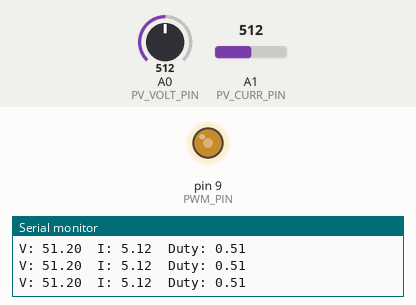
Recording of a sketch running on a simulated Arduino Uno, built with avr-gcc and run on an emulated ATmega328P. On the bench: output pins drawn as LEDs (lit = HIGH), the last lines printed to the serial monitor. Inputs (shaded band) come from the test bench; at power-on: A1 (PV_CURR_PIN) = 512, A0 (PV_VOLT_PIN) = 512.

Above: at 1.2 s.
1.3 s: A1 (PV_CURR_PIN) set to 306
At 2.6 s:
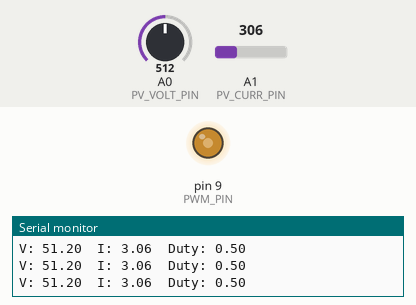
2.9 s: A1 (PV_CURR_PIN) set to 511
At 4.2 s:
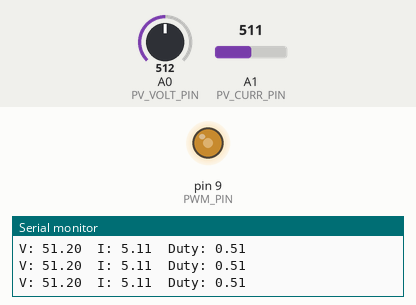
4.5 s: A0 (PV_VOLT_PIN) set to 716
At 5.8 s:
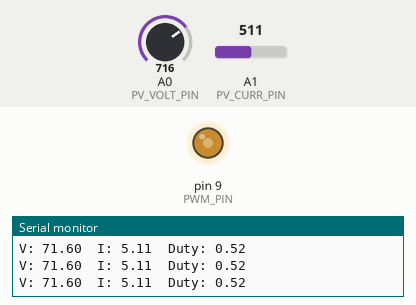
6.1 s: A0 (PV_VOLT_PIN) set to 900
At 7.7 s:
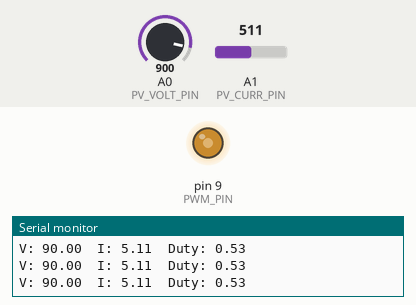
Timing chart, 0 to 8.7 s (numbered marks = the images above; inputs shaded):
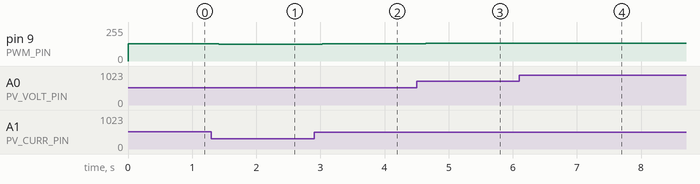

Measured:
- after the input at 1.3 s, pin 9 (PWM_PIN): 130/255 → 127/255 after 0.11 s
- after the input at 2.9 s, pin 9 (PWM_PIN): 127/255 → 130/255 after 0.13 s
- after the input at 4.5 s, pin 9 (PWM_PIN): 130/255 → 132/255 after 0.14 s
- after the input at 6.1 s, pin 9 (PWM_PIN): 132/255 → 135/255 after 0.15 s

The sketch:

MPPT_CONTROLLER.ino
```cpp
// Himadri Hackathon Version (Arduino Compatible)

// ADC pin for solar panel voltage sensor
#define PV_VOLT_PIN A0
// ADC pin for solar panel current sensor
#define PV_CURR_PIN A1
// PWM output pin to control DC-DC converter MOSFET
#define PWM_PIN 9

// Calibration factors (adjust based on your sensors)
float V_SCALE = 0.1;   // Voltage sensor scaling (V per ADC unit)
float I_SCALE = 0.01;  // Current sensor scaling (A per ADC unit)

float duty = 0.5;     // Initial duty cycle
float Vprev = 0, Iprev = 0;

void setup() {
  Serial.begin(115200);

  pinMode(PWM_PIN, OUTPUT);
  setDuty(duty);

  Serial.println("Arduino MPPT (Incremental Conductance) Started...");
}

void loop() {
  // 1. Read panel voltage & current
  float Vpv = analogRead(PV_VOLT_PIN) * V_SCALE;
  float Ipv = analogRead(PV_CURR_PIN) * I_SCALE;

  // 2. Calculate deltas
  float dV = Vpv - Vprev;
  float dI = Ipv - Iprev;

  // 3. Incremental Conductance decision
  if (dV == 0) {
    if (dI == 0) {
      // At MPP -> do nothing
    } else if (dI > 0) {
      duty += 0.01; // increase voltage
    } else {
      duty -= 0.01; // decrease voltage
    }
  } else {
    if ((dI / dV) == -(Ipv / Vpv)) {
      // At MPP -> hold duty
    } else if ((dI / dV) > -(Ipv / Vpv)) {
      duty += 0.01; // Left of MPP -> increase
    } else {
      duty -= 0.01; // Right of MPP -> decrease
    }
  }

  // 4. Limit duty cycle
  if (duty > 0.95) duty = 0.95;
  if (duty < 0.05) duty = 0.05;

  // 5. Apply duty cycle
  setDuty(duty);

  // 6. Store values
  Vprev = Vpv;
  Iprev = Ipv;

  // 7. Debug
  Serial.print("V: "); Serial.print(Vpv);
  Serial.print("  I: "); Serial.print(Ipv);
  Serial.print("  Duty: "); Serial.println(duty);

  delay(200); // Sampling delay
}

// Function to set PWM duty cycle (Arduino way)
void setDuty(float dutyCycle) {
  int pwmVal = dutyCycle * 255;  // 8-bit resolution for Arduino
  analogWrite(PWM_PIN, pwmVal);
}
```
